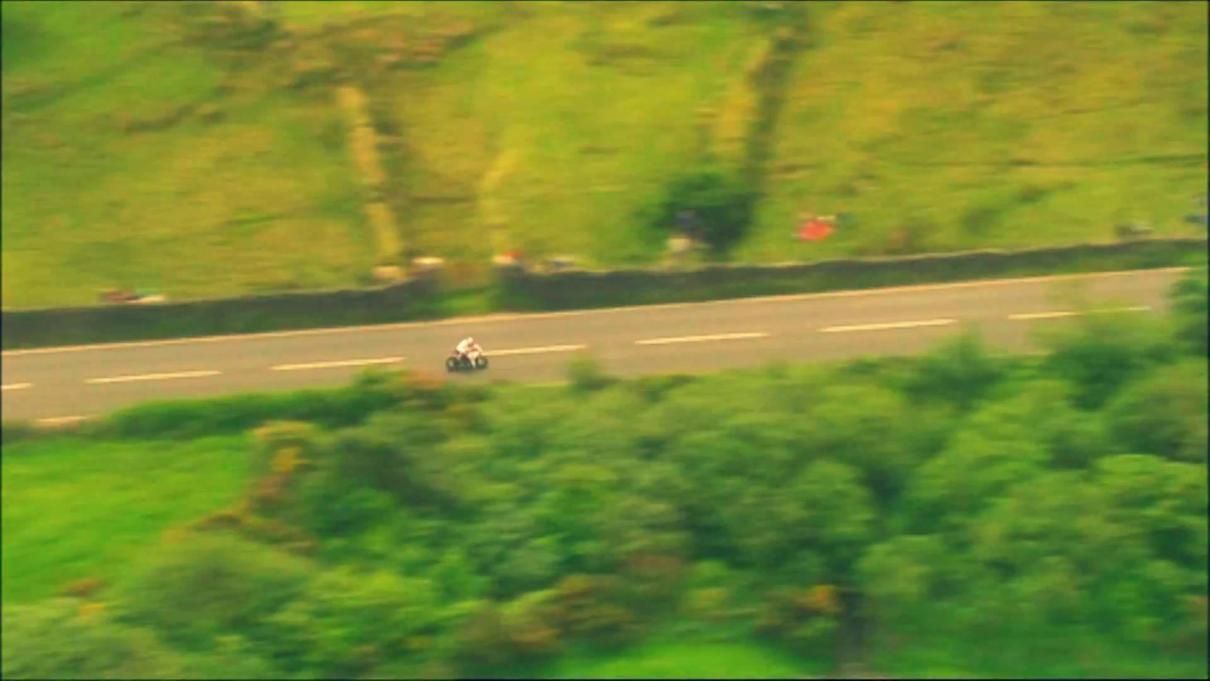
#> input picture Lab_4/Lab_4.2/dataset/road/img/00000001.jpg, 1210 x 681 px, found by its file name
$ python pp.py
#> lines starting #> are read from the running program, lines starting #| are printed output that depends on the picture
import cv2
import numpy as np


img = cv2.imread('dataset/bolt1/img/00000001.jpg')
#> img is the input picture: shape (681, 1210, 3); mean B, G, R 49.3, 136.7, 119
print(img.shape)
#| (681, 1210, 3)
cv2.imshow('window',img[:,:,0])
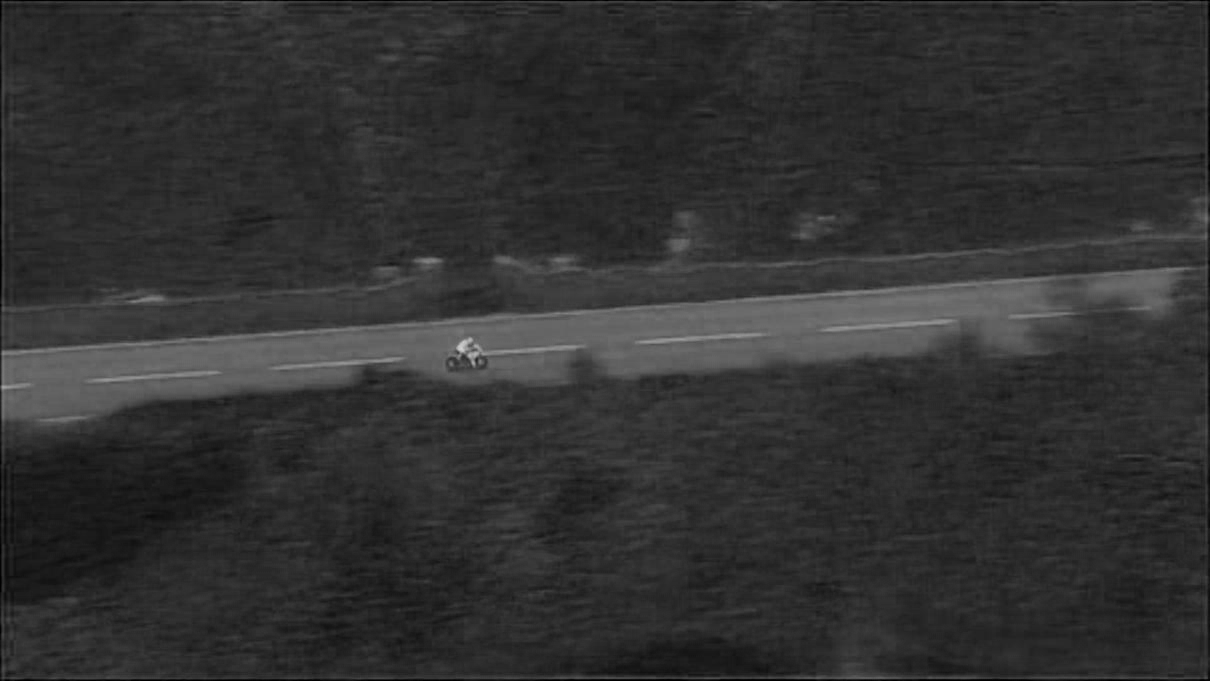
#> window 'window': shape (681, 1210); min 0, max 211, mean 49.3
cv2.waitKey(0)

$ run again, with Lab_4/Lab_4.2/dataset/road/img/00000061.jpg copied over Lab_4/Lab_4.2/dataset/road/img/00000001.jpg
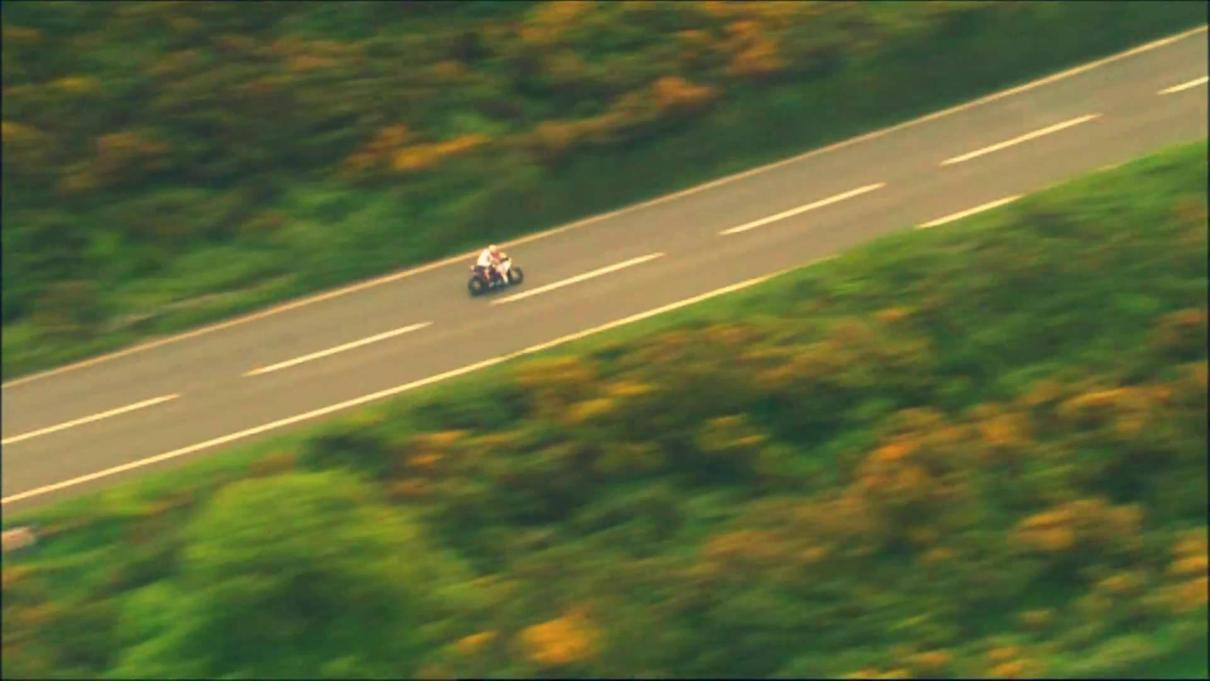
#> input picture Lab_4/Lab_4.2/dataset/road/img/00000061.jpg, 1210 x 681 px, found by its file name
#> img is the input picture: shape (681, 1210, 3); mean B, G, R 55.4, 103, 95.4
#| (681, 1210, 3)
#> `cv2.imshow('window',img[:,:,0])`:
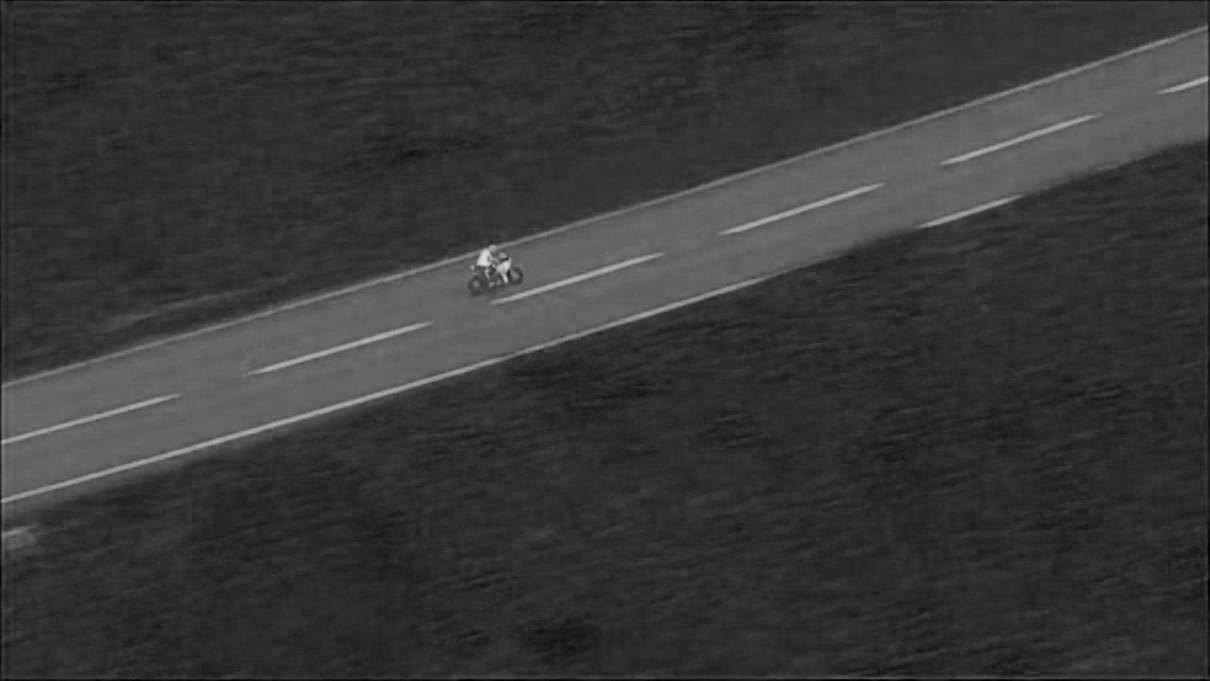
#> window 'window': shape (681, 1210); min 0, max 223, mean 55.4

$ run again, with Lab_4/Lab_4.2/dataset/road/img/00000070.jpg copied over Lab_4/Lab_4.2/dataset/road/img/00000001.jpg
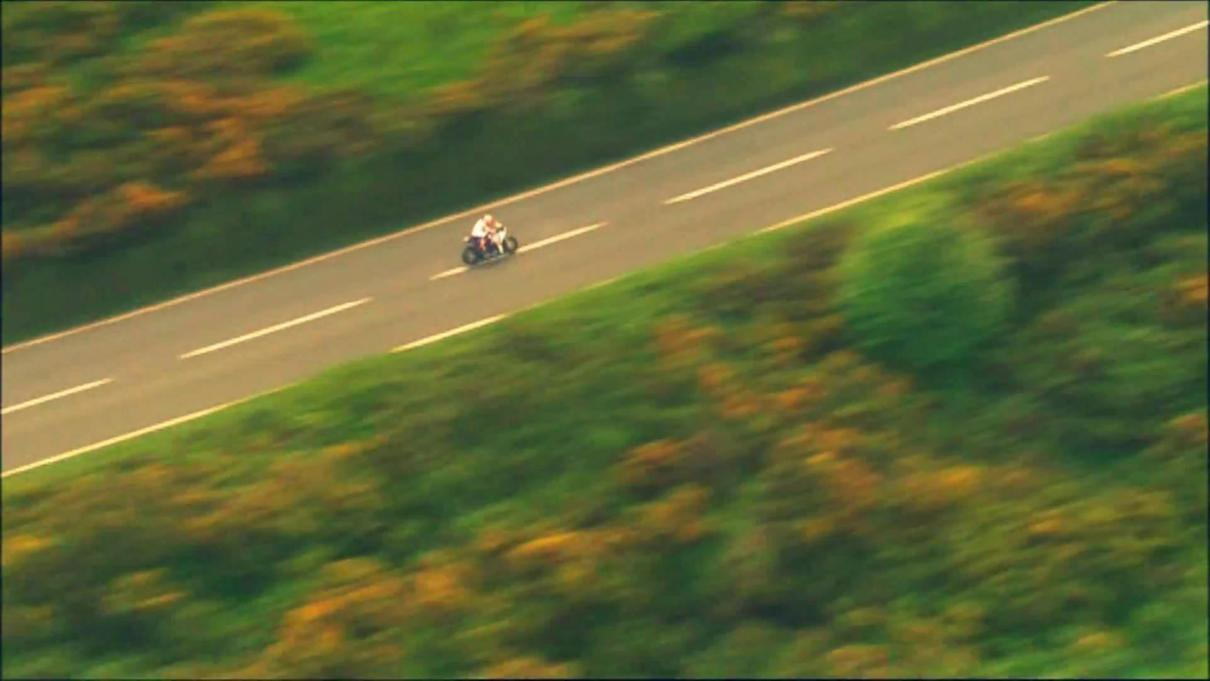
#> input picture Lab_4/Lab_4.2/dataset/road/img/00000070.jpg, 1210 x 681 px, found by its file name
#> img is the input picture: shape (681, 1210, 3); mean B, G, R 54.5, 103.2, 97.1
#| (681, 1210, 3)
#> `cv2.imshow('window',img[:,:,0])`:
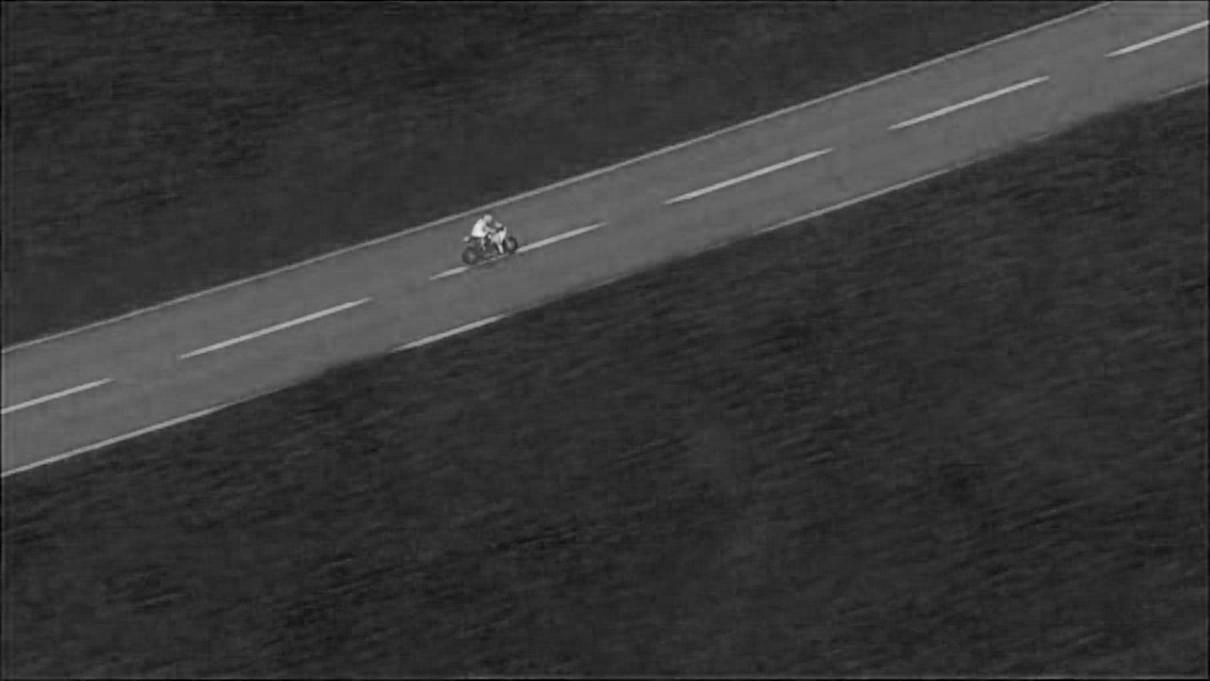
#> window 'window': shape (681, 1210); min 0, max 234, mean 54.5

$ run again, with Lab_4/Lab_4.2/dataset/road/img/00000072.jpg copied over Lab_4/Lab_4.2/dataset/road/img/00000001.jpg
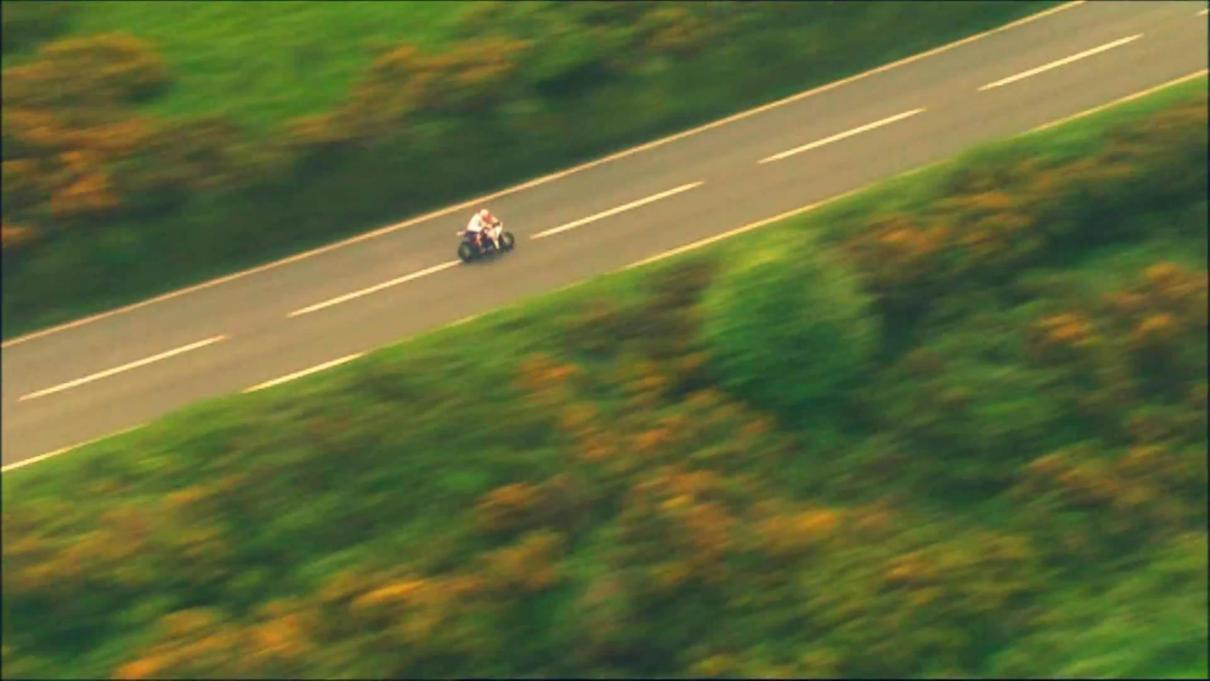
#> input picture Lab_4/Lab_4.2/dataset/road/img/00000072.jpg, 1210 x 681 px, found by its file name
#> img is the input picture: shape (681, 1210, 3); mean B, G, R 54, 104.4, 96.1
#| (681, 1210, 3)
#> `cv2.imshow('window',img[:,:,0])`:
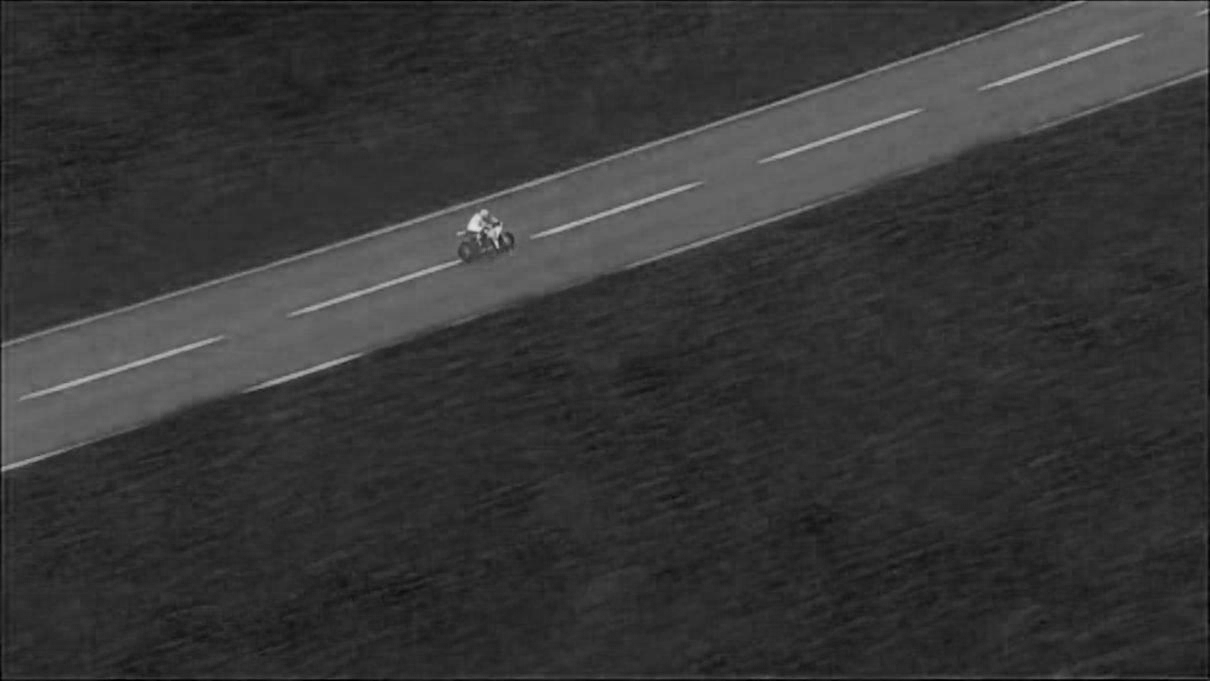
#> window 'window': shape (681, 1210); min 0, max 227, mean 54
